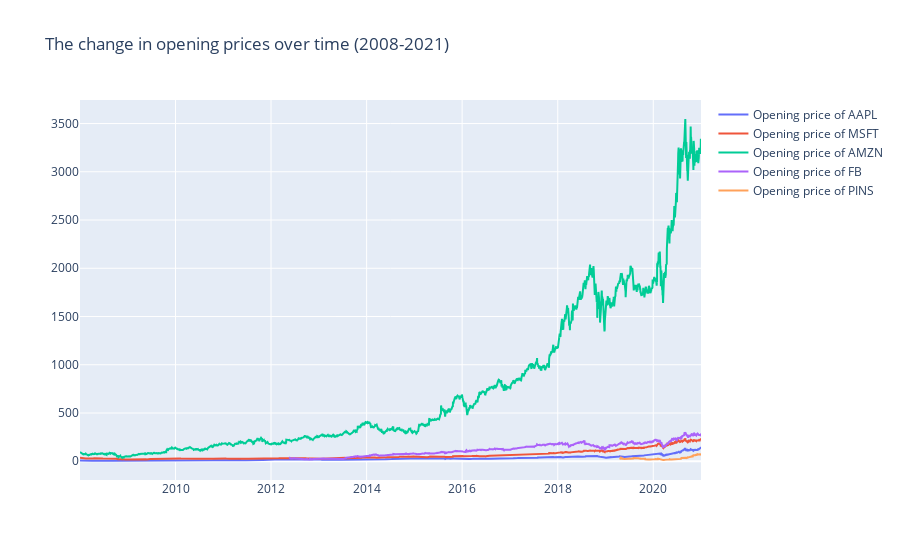

The cell this chart's notebook holds for it:
### Code cell
fig=go.Figure()

fig.add_trace(go.Scatter(x=data_stocks.index,
                        y=data_stocks.Open_AAPL,
                        mode='lines',
                        name='Opening price of AAPL'))

fig.add_trace(go.Scatter(x=data_stocks.index,
                        y=data_stocks.Open_MSFT,
                        mode='lines',
                        name='Opening price of MSFT'))

fig.add_trace(go.Scatter(x=data_stocks.index,
                        y=data_stocks.Open_AMZN,
                        mode='lines',
                        name='Opening price of AMZN'))

fig.add_trace(go.Scatter(x=data_stocks.index,
                        y=data_stocks.Open_FB,
                        mode='lines',
                        name='Opening price of FB'))

fig.add_trace(go.Scatter(x=data_stocks.index,
                        y=data_stocks.Open_PINS,
                        mode='lines',
                        name='Opening price of PINS'))

fig.update_layout(title='The change in opening prices over time (2008-2021)')

fig.show()

### Figure 1 — Plotly figure (JSON) as saved in the notebook; plotly's stock layout.template omitted (floating-point values rounded to 4 significant figures; data arrays with more than 128 entries replaced by an {"elided": "..."} marker saying what was removed)
{"data": [{"mode": "lines", "name": "Opening price of AAPL", "type": "scatter", "x": {"elided": "3274 str values"}, "y": {"elided": "3274 float values"}}, {"mode": "lines", "name": "Opening price of MSFT", "type": "scatter", "x": {"elided": "3274 str values"}, "y": {"elided": "3274 float values"}}, {"mode": "lines", "name": "Opening price of AMZN", "type": "scatter", "x": {"elided": "3274 str values"}, "y": {"elided": "3274 float values"}}, {"mode": "lines", "name": "Opening price of FB", "type": "scatter", "x": {"elided": "3274 str values"}, "y": {"elided": "3274 float values"}}, {"mode": "lines", "name": "Opening price of PINS", "type": "scatter", "x": {"elided": "3274 str values"}, "y": {"elided": "3274 float values"}}], "layout": {"title": {"text": "The change in opening prices over time (2008-2021)"}}}
